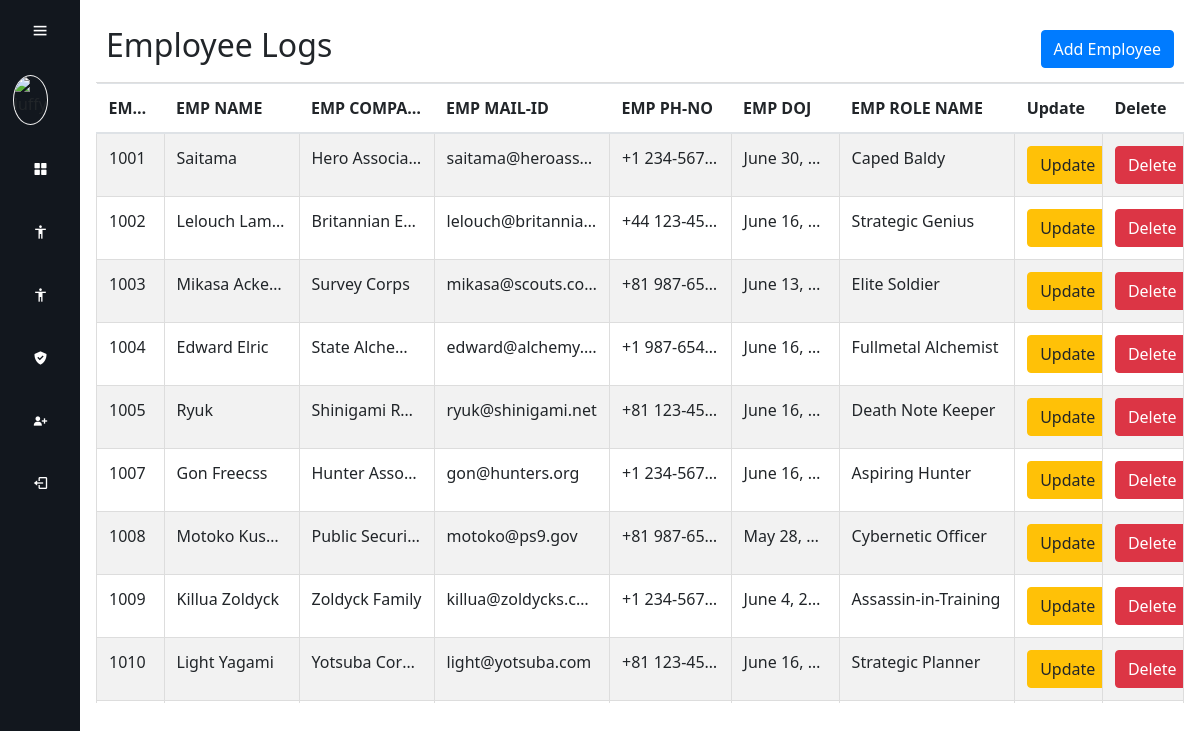
/employeedetailsview/, run on the app's committed database.
### basics/models.py (models this page shows, shortened)
class EmployeeDetails(models.Model):
    EMP_ID = models.CharField(max_length=100)
    EMP_NAME = models.CharField(max_length=255)
    EMP_COMP_ID = models.CharField(max_length=100)
    EMP_MAILID = models.EmailField(max_length=255)
    EMP_PHONENO = models.CharField(max_length=20)
    EMP_DOJ = models.DateField()
    EMP_ROLE_NAME = models.CharField(max_length=100)
    active = models.BooleanField(default=True)

### basics/views.py (the view, shortened to what this page needs)
# urls.py: path("employeedetailsview/",employeedetailsview,name="employeedetailsview"),
def employeedetailsview(request, employee_id=None):
    result_message = None
    result = EmployeeDetails.objects.all()
    return render(request, 'employeedetailsview.html', context={'result': result, 'result_message': result_message})

### basics/templates/employeedetailsview.html (shortened to what this page needs)
<!DOCTYPE html>
<html lang="en">
<head>
    <link rel="stylesheet" href="https://stackpath.bootstrapcdn.com/bootstrap/4.5.2/css/bootstrap.min.css">
</head>
<body>
    {% include 'NavBar.html' %}
    <div class="main-content">
        <div class="header">
            <div class="d-flex justify-content-between align-items-center">
                <h2>Employee Logs</h2>
                <button type="button" class="btn btn-primary" data-toggle="modal" data-target="#addEmployeeModal">
                    Add Employee
                </button>
            </div>
        </div>
        <div class="table-container">
            <table class="table table-striped m-0">
                <thead class="bg-white">
                    <tr>
                        <th scope="col">EMP-ID</th>
                        <th scope="col">EMP NAME</th>
                        <th scope="col">EMP COMPANY-ID</th>
                        <th scope="col">EMP MAIL-ID</th>
                        <th scope="col">EMP PH-NO</th>
                        <th scope="col">EMP DOJ</th>
                        <th scope="col">EMP ROLE NAME</th>
                        <th scope="col">Update</th>
                        <th scope="col">Delete</th>
                    </tr>
                </thead>
                <tbody>
                    {% for employee in result %}
                    <tr>
                        <td>{{ employee.EMP_ID }}</td>
                        <td>{{ employee.EMP_NAME }}</td>
                        <td>{{ employee.EMP_COMP_ID }}</td>
                        <td>{{ employee.EMP_MAILID }}</td>
                        <td>{{ employee.EMP_PHONENO }}</td>
                        <td>{{ employee.EMP_DOJ }}</td>
                        <td>{{ employee.EMP_ROLE_NAME }}</td>
                        <td>
                            <button type="button" class="btn btn-warning" data-toggle="modal"
                                data-target="#updateEmployeeModal{{employee.id}}">Update</button>
                        </td>
                        <td>
                            <a href="/employeedetailsdelete/{{employee.id}}" class="btn btn-danger">Delete</a>
                        </td>
                    </tr>
                    {% endfor %}
                </tbody>
            </table>
        </div>
    </div>
</body>
</html>

### basics/templates/NavBar.html (shortened to what this page needs)
<!DOCTYPE html>
<html lang="en">
<head>
    <link href='https://unpkg.com/boxicons@2.1.4/css/boxicons.min.css' rel='stylesheet'>
    <link rel="stylesheet" href="/static/css/NavBar.css" />
</head>
<body>
    <div class="sidebar">
        <div class="top">
            <i class="bx bx-menu" id="btn"></i>
        </div>
        <div class="user">
            <img src="/static/img/luffy.jpg" alt="luffy" class="user-img">
            <div>
            </div>
        </div>
        <ul>
            <li>
                <a href="{% url 'dashboard' %}">
                    <i class="bx bxs-grid-alt"></i>
                </a>
            </li>
            <li>
                <a href="{% url 'visitordetailsview' %}">
                    <i class="bx bx-body"></i>
                </a>
            </li>
            <li>
                <a href="{% url 'employeedetailsview' %}">
                    <i class="bx bx-body"></i>
                </a>
            </li>
            <li>
                <a href="{% url 'admin_approval' %}">
                    <i class="bx bxs-check-shield"></i>
                </a>
            </li>
            <li>
                <a href="/admin/">
                    <i class='bx bxs-user-plus'></i>
                </a>
            </li>
            <li>
                <a href="{% url 'userlogout' %}">
                    <i class="bx bx-log-out"></i>
                </a>
            </li>
        </ul>
    </div>
</body>
</html>

### static/css/NavBar.css (style rules this page uses)
* { margin: 0; padding: 0; box-sizing: border-box; font-family: 'Segoe UI', Tahoma, Geneva, Verdana, sans-serif; }
.user-img { width: 50px; height: 50px; border-radius: 100%; border: 1px solid #eee; }
.sidebar { position: absolute; top: 0; left: 0; height: 100vh; width: 80px; background-color: #12171e; padding: 0.4rem 0.8rem; transition: all 0.5s ease; }
.sidebar #btn { position: absolute; color: #fff; top: .4rem; left: 50%; font-size: 1.2rem; line-height: 50px; transform: translateX(-50%); cursor: pointer; }
.user { display: flex; align-items: center; margin: 1rem 0; }
.sidebar ul li { position: relative; list-style-type: none; height: 50px; width: 90%; margin: 0.8rem auto; line-height: 50px; }
.sidebar ul li a { color: #fff; display: flex; align-items: center; text-decoration: none; border-radius: 0.8rem; }
.sidebar ul li a i { min-width: 50px; text-align: center; height: 50px; border-radius: 12px; line-height: 50px; }
.main-content { position: relative; background-color: #fff; min-height: 100vh; top: 0; left: 80px; transition: all 0.5s ease; width: calc(100% - 80px); padding: 1rem; }

### basics/templates/employeedetailsview.html (style rules this page uses)
body { padding-top: 0px; }
.header { position: sticky; top: 0; z-index: 1000; background-color: white; padding: 10px; border-bottom: 1px solid #ddd; }
.table-container { max-height: 620px; overflow-y: auto; }
.main-content { padding: 20px; }
td { padding: 10px; border: 1px solid #ddd; }
table { margin: 10px 0; border-collapse: collapse; width: 100%; table-layout: fixed; }
th, td { word-wrap: break-word; overflow: hidden; text-overflow: ellipsis; white-space: nowrap; max-width: 0; }
th { position: -webkit-sticky; position: sticky; top: 0; background: white; z-index: 2; }
th:nth-child(1), td:nth-child(1) { width: 5%; }
th:nth-child(2), td:nth-child(2) { width: 10%; }
th:nth-child(3), td:nth-child(3) { width: 10%; }
th:nth-child(4), td:nth-child(4) { width: 13%; }
th:nth-child(5), td:nth-child(5) { width: 9%; }
th:nth-child(6), td:nth-child(6) { width: 8%; }
th:nth-child(7), td:nth-child(7) { width: 13%; }
th:nth-child(8), td:nth-child(8) { width: 6.5%; }
th:nth-child(9), td:nth-child(9) { width: 6%; }

### data on the page
EmployeeDetails: EMP_ID "1001", EMP_NAME "Saitama", EMP_COMP_ID "Hero Associa…", EMP_MAILID "saitama@heroass…", EMP_PHONENO "+1 234-567…", EMP_DOJ "June 30,…", EMP_ROLE_NAME "Caped Baldy"
EmployeeDetails: EMP_ID "1002", EMP_NAME "Lelouch Lam…", EMP_COMP_ID "Britannian E…", EMP_MAILID "lelouch@britannia…", EMP_PHONENO "+44 123-45…", EMP_DOJ "June 16,…", EMP_ROLE_NAME "Strategic Genius"
EmployeeDetails: EMP_ID "1003", EMP_NAME "Mikasa Acke…", EMP_COMP_ID "Survey Corps", EMP_MAILID "mikasa@scouts.co…", EMP_PHONENO "+81 987-65…", EMP_DOJ "June 13,…", EMP_ROLE_NAME "Elite Soldier"
EmployeeDetails: EMP_ID "1004", EMP_NAME "Edward Elric", EMP_COMP_ID "State Alche…", EMP_MAILID "edward@alchemy.…", EMP_PHONENO "+1 987-654…", EMP_DOJ "June 16,…", EMP_ROLE_NAME "Fullmetal Alchemist"
EmployeeDetails: EMP_ID "1005", EMP_NAME "Ryuk", EMP_COMP_ID "Shinigami R…", EMP_MAILID "ryuk@shinigami.net", EMP_PHONENO "+81 123-45…", EMP_DOJ "June 16,…", EMP_ROLE_NAME "Death Note Keeper"
EmployeeDetails: EMP_ID "1007", EMP_NAME "Gon Freecss", EMP_COMP_ID "Hunter Asso…", EMP_MAILID "gon@hunters.org", EMP_PHONENO "+1 234-567…", EMP_DOJ "June 16,…", EMP_ROLE_NAME "Aspiring Hunter"
EmployeeDetails: EMP_ID "1008", EMP_NAME "Motoko Kus…", EMP_COMP_ID "Public Securi…", EMP_MAILID "motoko@ps9.gov", EMP_PHONENO "+81 987-65…", EMP_DOJ "May 28,…", EMP_ROLE_NAME "Cybernetic Officer"
EmployeeDetails: EMP_ID "1009", EMP_NAME "Killua Zoldyck", EMP_COMP_ID "Zoldyck Family", EMP_MAILID "killua@zoldycks.c…", EMP_PHONENO "+1 234-567…", EMP_DOJ "June 4, 2…", EMP_ROLE_NAME "Assassin-in-Training"
EmployeeDetails: EMP_ID "1010", EMP_NAME "Light Yagami", EMP_COMP_ID "Yotsuba Cor…", EMP_MAILID "light@yotsuba.com", EMP_PHONENO "+81 123-45…", EMP_DOJ "June 16,…", EMP_ROLE_NAME "Strategic Planner"
